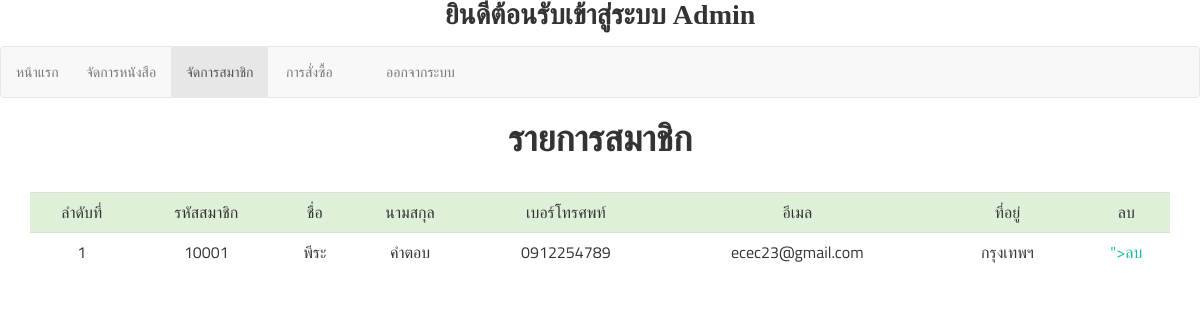
The app's page /member.php (signed in) with its own data.
### tables this page shows
CREATE TABLE `member` (
  `member_id` varchar(5) NOT NULL,
  `name` varchar(15) NOT NULL,
  `lastname` varchar(25) NOT NULL,
  `phone` varchar(10) NOT NULL,
  `email` varchar(25) NOT NULL,
  `password` varchar(20) NOT NULL,
  `address` varchar(80) NOT NULL
);

### member.php (the view, shortened to what this page needs)
<html lang="en">
  <head>
    <link rel="stylesheet" href="http://maxcdn.bootstrapcdn.com/bootstrap/3.2.0/css/bootstrap.min.css">
    <link rel="stylesheet" href="http://maxcdn.bootstrapcdn.com/bootstrap/3.3.6/css/bootstrap.min.css">
    <link rel="stylesheet" href="http://maxcdn.bootstrapcdn.com/font-awesome/4.3.0/css/font-awesome.min.css">
    <link rel="stylesheet" href="css/owl.carousel.css">
    <link rel="stylesheet" href="style.css">
    <link rel="stylesheet" href="css/responsive.css">
<body>
  <center><h3>ยินดีต้อนรับเข้าสู่ระบบ Admin</h3>
<nav class="navbar navbar-default">
  <div class="container-fluid">
    <div class="navbar-header" style="width:70px; " >
       <a class="navbar-brand" href="adminpage.php" style="font-size:14px;">หน้าแรก</a>
    </div>
    <div class="collapse navbar-collapse" id="bs-example-navbar-collapse-1">
      <ul class="nav navbar-nav"  >
        <li  style="width:100px; " ><a  class="navbar-brand" href="book.php" style="font-size:14px;">จัดการหนังสือ</a></li>
       <li class ="active" style="width:100px; " ><a  class="navbar-brand" href="member.php" style="font-size:14px;">จัดการสมาชิก</a></li>
       <li  style="width:100px; " ><a  class="navbar-brand" href="order.php" style="font-size:14px;">การสั่งซื้อ</a></li>
       <li  style="width:100px; " ><a  class="navbar-brand" href="adminout.php" style="font-size:14px;">ออกจากระบบ</a></li>
      </ul>
    </div>
  </div>
</nav>
	<?php
		$host = "localhost";
		$user = "root";
		$pass = "";
		$con = mysql_connect($host,$user,$pass);
        $sql = "select * from member";
        $result = mysql_query($sql,$con);
        $num = 1;
        ?>
<center> <h1> รายการสมาชิก</h1><br>
       <div class="container">
            <div class="row">
                <div class="col-md-12">
        <table class="table table-striped table-hover ">
        <tr align="center" class="success">
        	<td>ลำดับที่</td>
        	<td>รหัสสมาชิก</td>
        	<td>ชื่อ</td>
        	<td>นามสกุล</td>
        	<td>เบอร์โทรศพท์</td>
        	<td>อีเมล</td>
        	<td width=150>ที่อยู่</td>
        	<td>ลบ</td>
        </tr>
        <?php
        while ($rs = mysql_fetch_array($result)) {
        ?>
        <tr align="center">
        	<td><?php echo $num;?></td>
        	<td><?php echo $rs["member_id"];?></td>
        	<td><?php echo $rs["name"];?></td>
        	<td><?php echo $rs["lastname"];?></td>
        	<td><?php echo $rs["phone"];?></td>
        	<td><?php echo $rs["email"];?></td>
                <td><?php echo $rs["address"];?></td>
        	<td><a href="deletemem.php?id=<?phpecho $rs["member_id"];?>">ลบ</a></td>
        </tr>
        <?php
        $num++;
        }
	?>
		</table>
	</center>
</body>
</html>

### style.css (style rules this page uses)
h1 { font-weight: 700; margin: 0 0 15px; }
h3 ,h2 { font-weight: 700; margin: 0 0 15px; font-family: "TH Krub"; font-size: 28px; }
body { font-family: 'Titillium Web', sans-serif; }
a { color: #1abc9c; }

### records on screen
member: member_id "10001", name "พีระ", lastname "คำตอบ", phone "0912254789", email "ecec23@gmail.com", address "กรุงเทพฯ"
